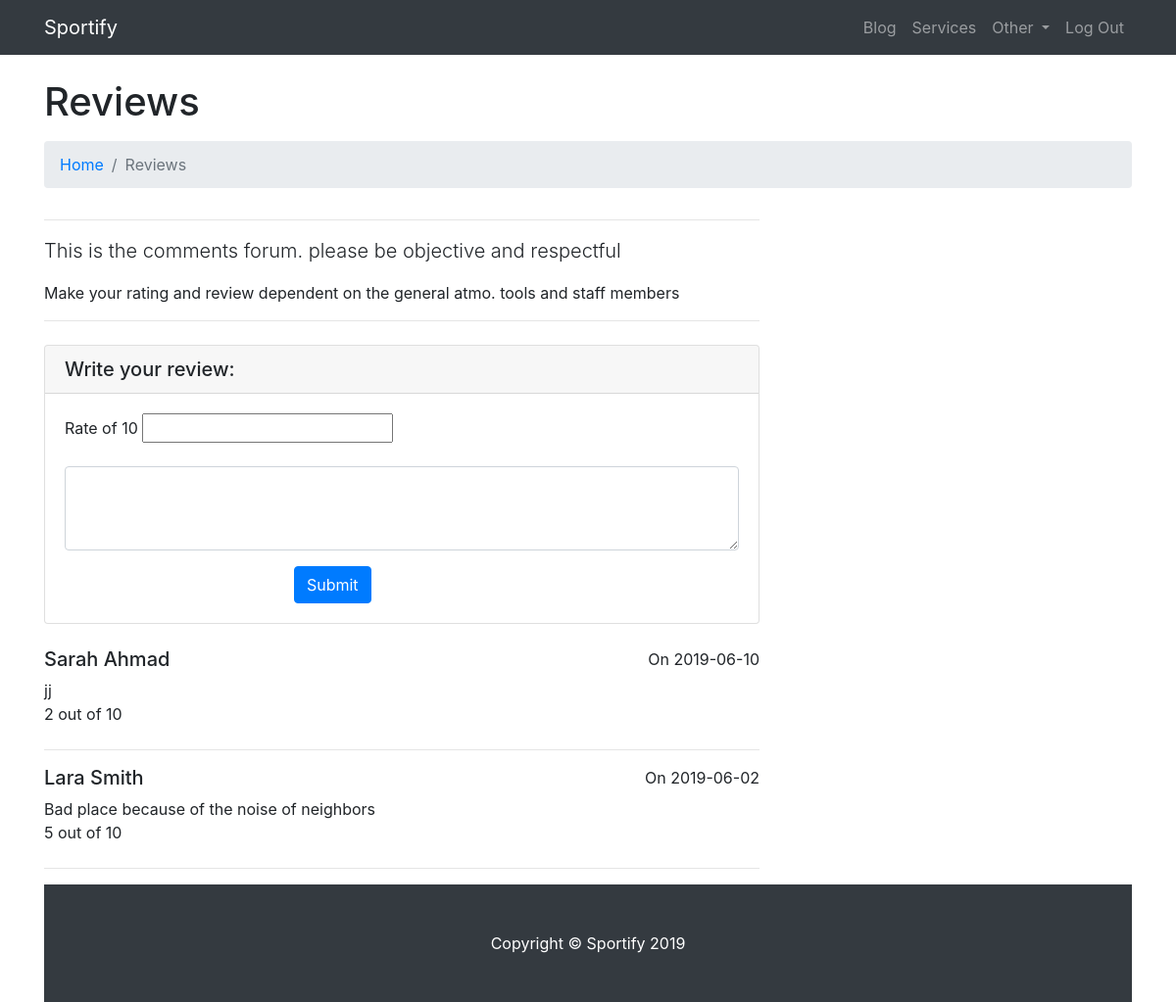
Screenshot of /reviews.php?id=45 with the database file from the repository.
### tables this page shows
CREATE TABLE `review` (
  `id` int(11) NOT NULL,
  `text` text NOT NULL,
  `date` date NOT NULL,
  `rate` int(11) NOT NULL
);

CREATE TABLE `client` (
  `id` int(11) NOT NULL,
  `fname` varchar(50) NOT NULL,
  `lname` varchar(50) NOT NULL,
  `phone` int(11) NOT NULL,
  `birthdate` date NOT NULL,
  `un` varchar(50) NOT NULL,
  `pw` varchar(50) NOT NULL,
  `fitlevel` varchar(50) NOT NULL,
  `longitude` double NOT NULL,
  `latitude` double NOT NULL
);

### reviews.php (the view, shortened to what this page needs)
<!DOCTYPE html>
<?php
$con=mysqli_connect("localhost","root","","sportify");
$id = $_GET['id'];
$revq = "SELECT review.rate, review.text, review.date, client.fname, client.lname from review INNER join revsub ON revsub.rid = review.id INNER join activity on revsub.actid = activity.id INNER JOIN client on client.id = revsub.cid where revsub.actid = $id order by review.date desc";
$res = mysqli_query($con, $revq);
$typeQ = "SELECT type from activity where id=$id";
$Typeres = mysqli_query($con, $typeQ);
$rrr = mysqli_fetch_array($Typeres);
$t = $rrr[0];
?>
<html lang="en">
<head>
  <link href="vendor/bootstrap/css/bootstrap.min.css" rel="stylesheet">
  <link href="css/modern-business.css" rel="stylesheet">
</head>
<body>
    <nav class="navbar fixed-top navbar-expand-lg navbar-dark bg-dark fixed-top">
    <div class="container">
      <a class="navbar-brand" href="index.php">Sportify</a>
      <div class="collapse navbar-collapse" id="navbarResponsive">
        <ul class="navbar-nav ml-auto">
		<li class="nav-item">
            <a class="nav-link" href="blog.php">Blog</a>
          </li>
          <li class="nav-item">
            <a class="nav-link" href="services.html">Services</a>
          </li>
          <li class="nav-item dropdown">
            <a class="nav-link dropdown-toggle" href="#" id="navbarDropdownBlog" data-toggle="dropdown" aria-haspopup="true" aria-expanded="false">
              Other
            </a>
          </li>
		<li class="nav-item">
            <a class="nav-link" href="logout.php">Log Out</a>
          </li>
		</ul>
      </div>
    </div>
  </nav>
  <div class="container">
    <h1 class="mt-4 mb-3">Reviews
      </h1>
    <ol class="breadcrumb">
      <li class="breadcrumb-item">
        <a href="activityredi.php?id=<?php echo $id."&t=$t"; ?>"> Home</a>
      </li>
      <li class="breadcrumb-item active">Reviews</li>
    </ol>
    <div class="row">
      <div class="col-lg-8">
        <hr>
        <p class="lead"> This is the comments forum. please be objective and respectful</p>
        <p>Make your rating and review dependent on the general atmo. tools and staff members</p>
        <hr>
        <div class="card my-4">
          <h5 class="card-header">Write your review:</h5>
          <div class="card-body">
            <form method="post" action="<?php echo $_SERVER['PHP_SELF']."?id=$id"; ?>">
				Rate of 10 <input type="number" name="rate">
              <div class="form-group">
<br>
			   <textarea name="text" class="form-control" rows="3"></textarea>
              </div>
              <button  name ="comment" type="submit" class="btn btn-primary">Submit</button>
            </form>
          </div>
        </div>
<?php while($rev = mysqli_fetch_array($res)){
echo "<div class='media mb-4'>";
echo  "<div class='media-body'>";
echo "<h5 class='mt-0'>". $rev['fname']." ". $rev['lname']."</h5>";
echo $rev['text'];
echo "<br>";
echo $rev['rate']. " out of 10" ;
echo "</div>";
echo "On ". $rev['date'];
echo "</div>";
echo "<hr>";
}?>
    </div>
  </div>
  <footer class="py-5 bg-dark">
    <div class="container">
      <p class="m-0 text-center text-white">Copyright &copy; Sportify 2019</p>
    </div>
  </footer>
</body>
</html>

### css/modern-business.css (style rules this page uses)
body { padding-top: 56px; }
.btn-primary { position:relative; left: 34%; }
body { background-color: #FFFFFF; }

### rows the page displays
review: client.fname "Sarah", client.lname "Ahmad", text "jj", rate "2", date "2019-06-10"
review: client.fname "Lara", client.lname "Smith", text "Bad place because of the noise of neighbors", rate "5", date "2019-06-02"
